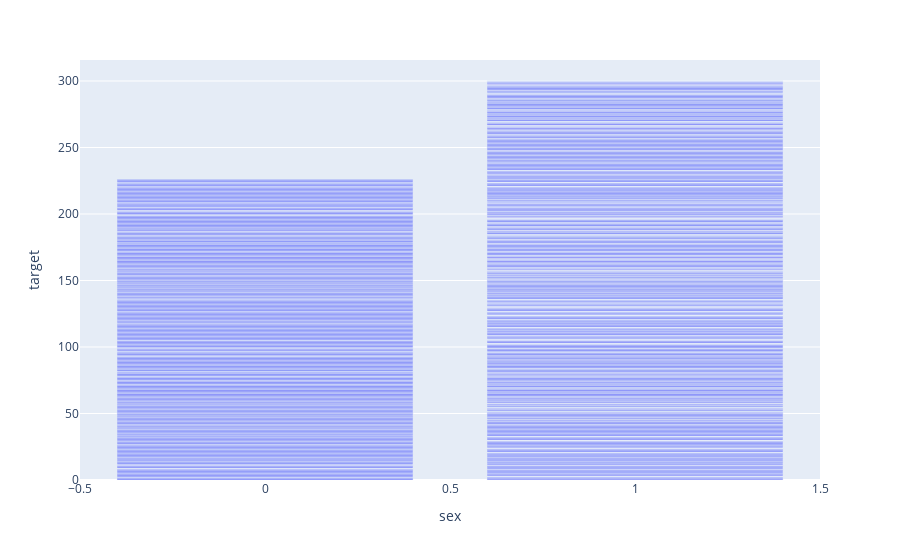

This figure's notebook cell:
### Code cell
px.bar(heart,heart['sex'],heart['target'])

### Figure 1 — Plotly figure (JSON) as saved in the notebook; plotly's stock layout.template omitted (floating-point values rounded to 4 significant figures; data arrays with more than 128 entries replaced by an {"elided": "..."} marker saying what was removed)
{"data": [{"alignmentgroup": "True", "hovertemplate": "sex=%{x}<br>target=%{y}<extra></extra>", "legendgroup": "", "marker": {"color": "#636efa", "pattern": {"shape": ""}}, "name": "", "offsetgroup": "", "orientation": "v", "showlegend": false, "textposition": "auto", "type": "bar", "x": {"elided": "1025 int values"}, "xaxis": "x", "y": {"elided": "1025 int values"}, "yaxis": "y"}], "layout": {"barmode": "relative", "legend": {"tracegroupgap": 0}, "margin": {"t": 60}, "xaxis": {"anchor": "y", "domain": [0, 1], "title": {"text": "sex"}}, "yaxis": {"anchor": "x", "domain": [0, 1], "title": {"text": "target"}}}}
